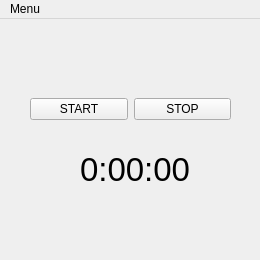
<?xml version="1.0" encoding="UTF-8"?>
<ui version="4.0">
 <class>MainWindow2</class>
 <widget class="QMainWindow" name="MainWindow2">
  <property name="geometry">
   <rect>
    <x>0</x>
    <y>0</y>
    <width>260</width>
    <height>260</height>
   </rect>
  </property>
  <property name="minimumSize">
   <size>
    <width>260</width>
    <height>260</height>
   </size>
  </property>
  <property name="maximumSize">
   <size>
    <width>260</width>
    <height>260</height>
   </size>
  </property>
  <property name="windowTitle">
   <string>Stopwatch v0.3</string>
  </property>
  <widget class="QWidget" name="centralwidget">
   <widget class="QWidget" name="layoutWidget">
    <property name="geometry">
     <rect>
      <x>30</x>
      <y>60</y>
      <width>201</width>
      <height>61</height>
     </rect>
    </property>
    <layout class="QHBoxLayout" name="horizontalLayout_2">
     <item>
      <widget class="QPushButton" name="b_start">
       <property name="text">
        <string>START</string>
       </property>
      </widget>
     </item>
     <item>
      <widget class="QPushButton" name="b_stop">
       <property name="text">
        <string>STOP</string>
       </property>
      </widget>
     </item>
    </layout>
   </widget>
   <widget class="QLabel" name="label">
    <property name="geometry">
     <rect>
      <x>80</x>
      <y>130</y>
      <width>122</width>
      <height>41</height>
     </rect>
    </property>
    <property name="font">
     <font>
      <pointsize>25</pointsize>
     </font>
    </property>
    <property name="text">
     <string>0:00:00</string>
    </property>
   </widget>
  </widget>
  <widget class="QMenuBar" name="menubar">
   <property name="geometry">
    <rect>
     <x>0</x>
     <y>0</y>
     <width>260</width>
     <height>22</height>
    </rect>
   </property>
   <widget class="QMenu" name="menuMenu">
    <property name="title">
     <string>Menu</string>
    </property>
    <addaction name="actionMinutnik"/>
    <addaction name="actionStoper"/>
    <addaction name="actionPomodoro"/>
    <addaction name="separator"/>
    <addaction name="actionO_autorze"/>
    <addaction name="actionWyjd"/>
   </widget>
   <addaction name="menuMenu"/>
  </widget>
  <action name="actionMinutnik">
   <property name="text">
    <string>Minutnik</string>
   </property>
  </action>
  <action name="actionStoper">
   <property name="text">
    <string>Stoper</string>
   </property>
  </action>
  <action name="actionO_autorze">
   <property name="text">
    <string>O autorze</string>
   </property>
  </action>
  <action name="actionWyjd">
   <property name="text">
    <string>Wyjdź</string>
   </property>
  </action>
  <action name="actionPomodoro">
   <property name="text">
    <string>Pomodoro</string>
   </property>
  </action>
 </widget>
 <resources/>
 <connections/>
</ui>
